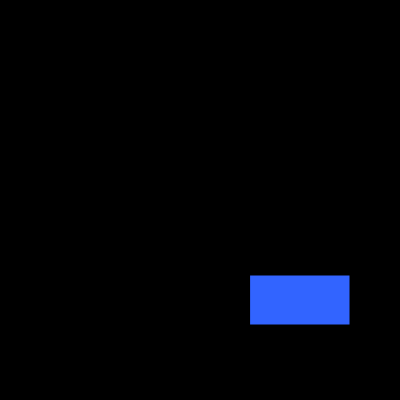
Frame 1 (no input)
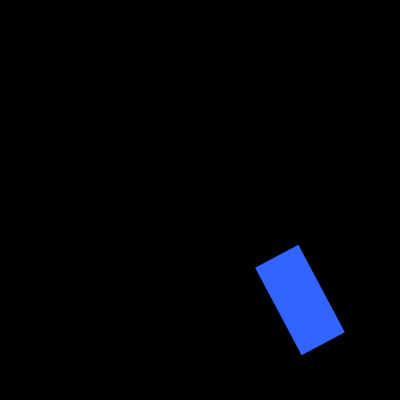
Frame 60 (no input)
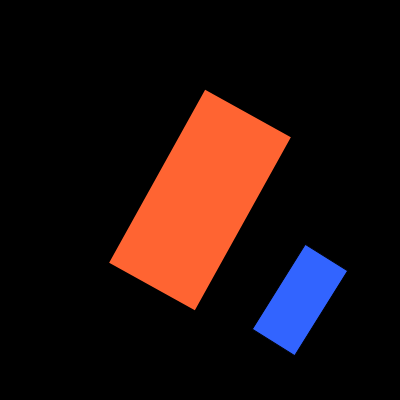
Frame 120 (the mouse pressed at the canvas centre since frame 60)

The p5.js sketch that drew these frames (run headless with seeded random() and noise() and a simulated clock; from frame 60 on, the mouse is pressed at the canvas centre):

// p5.js sketch
// ── sketch.js
// transformations
// push() and pop() are stack (LIFO) structures

let angle = 0;

function setup() {
	createCanvas(400, 400);
	angleMode(DEGREES);
	rectMode(CENTER);
}

function draw() {
	background(0);

	push(); // save the transformation
	// order of operations matters
	// scale BEFORE rotate would make it rotate in opposite direction
	translate(200, 200); // translate makes a new reference point
	rotate(angle); // the canvas rotates from the reference point
	scale(mouseX / 100, mouseY / 100); // scales (x, y) based on mouse position
  // scale (-1, -1) // flips image (can be used to, for example, mirror images)
	fill(255, 100, 50);
	rect(0, 0, 100, 50);
	pop(); // undo/reset the transformation

  translate(300, 300);
	rotate(-angle * 2);
	fill(50, 100, 255);
	rect(0, 0, 100, 50);
	angle++; // increment the angle the canvas is rotated at

}
